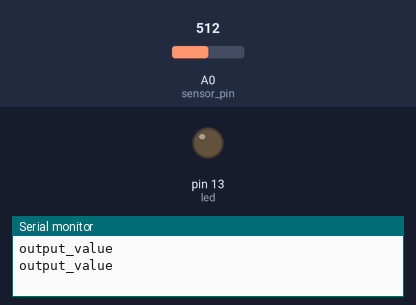
The sketch below on a simulated Arduino Uno, built with avr-gcc and run on an emulated ATmega328P. Parts: output pins drawn as LEDs (lit = HIGH), the last lines printed to the serial monitor. Inputs (shaded band) come from the test bench; at power-on: A0 (sensor_pin) = 512.

Above: at 1.8 s.
1.9 s: A0 (sensor_pin) set to 314
3.4 s: A0 (sensor_pin) set to 296
At 5.1 s:
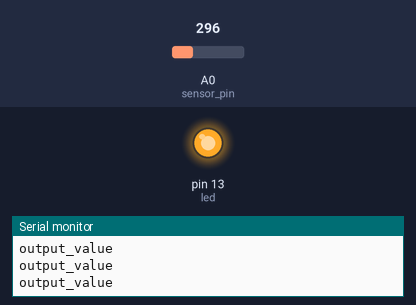
5.5 s: A0 (sensor_pin) set to 658
7.2 s: A0 (sensor_pin) set to 692
At 9.2 s:
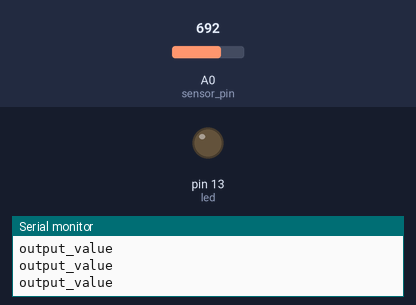
9.5 s: A0 (sensor_pin) set to 306
At 10.9 s:
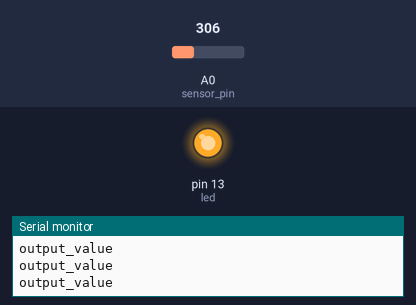
Timing chart, 0 to 12.5 s (numbered marks = the images above; inputs shaded):
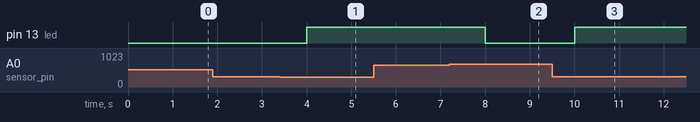

Measured:
- the behaviour switches between 307 and 306 on A0 (sensor_pin) (found by bisection; images 0 and 1)
- the behaviour switches between 675 and 676 on A0 (sensor_pin) (found by bisection; images 1 and 2)
- after the input at 3.4 s, pin 13 (led): LOW → HIGH after 0.60 s
- after the input at 7.2 s, pin 13 (led): HIGH → LOW after 0.80 s
- after the input at 9.5 s, pin 13 (led): LOW → HIGH after 0.50 s

The sketch:

Sensor_Module.ino
```cpp
int sensor_pin = A0;
int output_value = 0;
int led = 13;

void setup() {
 Serial.begin(9600);
 pinMode(sensor_pin, INPUT);
 pinMode(led, OUTPUT);
}

void loop() {

 output_value = analogRead(sensor_pin);
 output_value = map(output_value,0,1023,100,0);
 Serial.println("output_value");
 if ( output_value<35) { digitalWrite(led, LOW);}

 if ( output_value>70) { digitalWrite(led, HIGH);}

 delay(1000);
}
```
